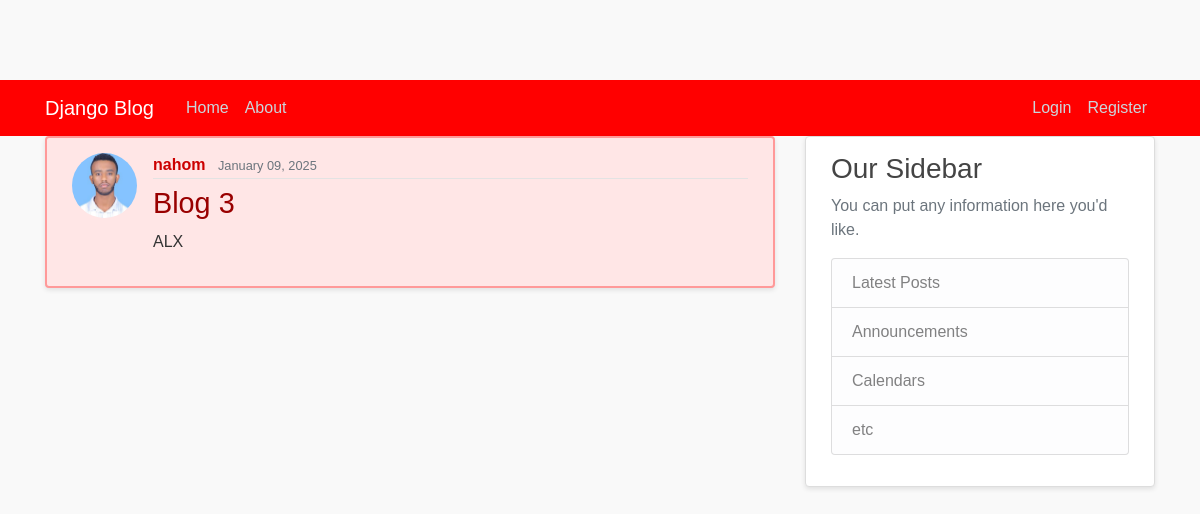
Before: / with the older database file.
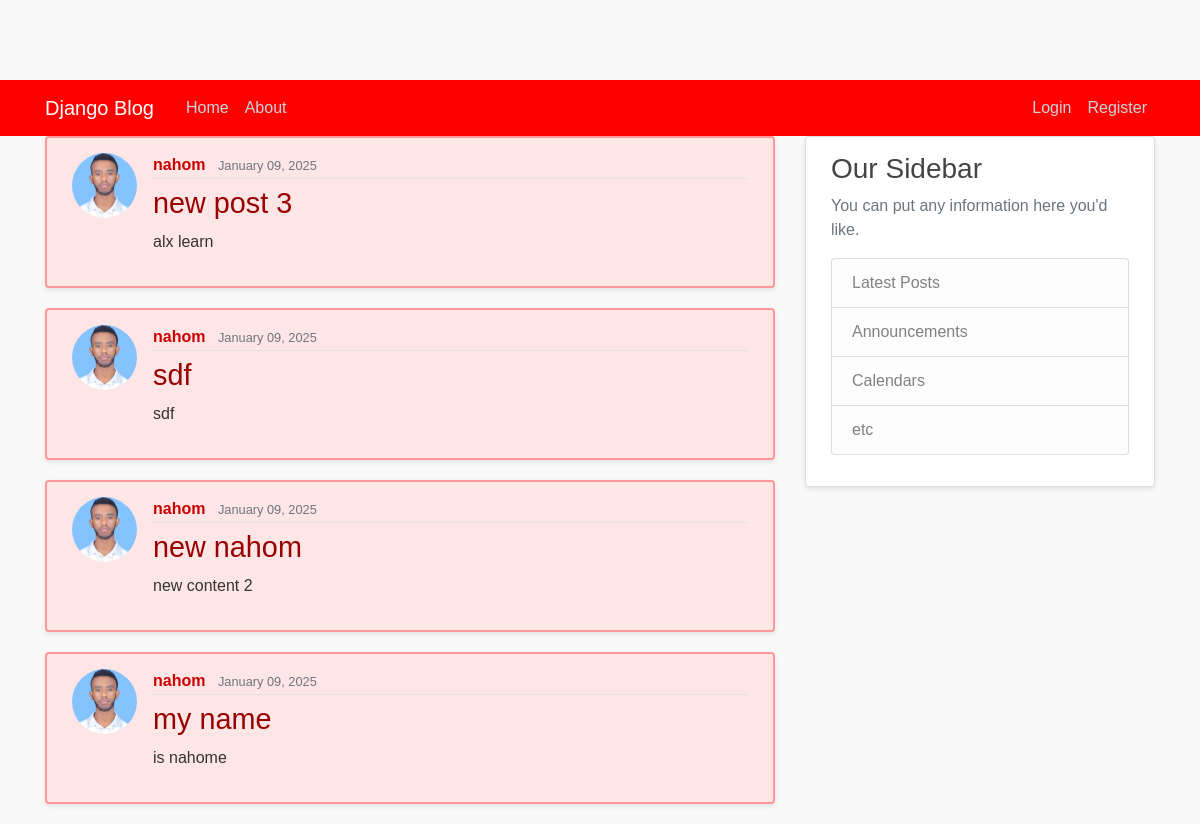
After: the same page with the newer database file.
### blog/models.py (models this page shows, shortened)
class Post(models.Model):
    title = models.CharField(max_length=100)
    content = models.TextField()
    date_posted = models.DateTimeField(default=timezone.now)
    author = models.ForeignKey(User, on_delete=models.CASCADE)

### users/models.py (models this page shows, shortened)
class Profile(models.Model):
    user = models.OneToOneField(User, on_delete=models.CASCADE)
    image = models.ImageField(default='default.jpg', upload_to='profile_pics')

### blog/views.py (the view)
# urls.py: path('', PostListView.as_view(), name='blog-home'),
class PostListView(ListView):
    model = Post
    template_name = 'blog/home.html'  # <app>/<model>_<viewtype>.html
    context_object_name = 'posts'
    ordering = ['-date_posted']
    paginate_by = 5

### blog/templates/blog/home.html (shortened to what this page needs)
{% extends "blog/base.html" %}
{% block content %}
    {% for post in posts %}
        <article class="media content-section" style="background-color: #ffe6e6; border: 2px solid #ff9999;">
          <img class="rounded-circle article-img" src="{{ post.author.profile.image.url }}">
          <div class="media-body">
            <div class="article-metadata">
              <a class="mr-2" href="{% url 'user-posts' post.author.username %}" style="color: #cc0000; font-weight: bold;">{{ post.author }}</a>
              <small class="text-muted" style="color: #660000;">{{ post.date_posted|date:"F d, Y" }}</small>
            </div>
            <h2><a class="article-title" href="{% url 'post-detail' post.id %}" style="color: #990000; font-size: 1.8rem;">{{ post.title }}</a></h2>
            <p class="article-content" style="color: #333333;">{{ post.content }}</p>
          </div>
        </article>
    {% endfor %}
{% endblock content %}

### blog/templates/blog/base.html (shortened to what this page needs)
{% load static %}
<!DOCTYPE html>
<html>
<head>
    <link rel="stylesheet" href="https://maxcdn.bootstrapcdn.com/bootstrap/4.0.0/css/bootstrap.min.css">
    <link rel="stylesheet" type="text/css" href="{% static 'blog/main.css' %}">
</head>
<body>
    <header class="site-header">
      <nav class="navbar navbar-expand-md navbar-dark" style="background-color: red;">
        <div class="container">
          <a class="navbar-brand mr-4" href="{% url 'blog-home' %}">Django Blog</a>
          <div class="collapse navbar-collapse" id="navbarToggle">
            <div class="navbar-nav mr-auto">
              <a class="nav-item nav-link" href="{% url 'blog-home' %}">Home</a>
              <a class="nav-item nav-link" href="{% url 'blog-about' %}">About</a>
            </div>
            <div class="navbar-nav">
              {% if user.is_authenticated %}
                <a class="nav-item nav-link" href="{% url 'post-create' %}">New Post</a>
                <a class="nav-item nav-link" href="{% url 'profile' %}">Profile</a>
                <a class="nav-item nav-link" href="{% url 'logout' %}">Logout</a>
              {% else %}
                <a class="nav-item nav-link" href="{% url 'login' %}">Login</a>
                <a class="nav-item nav-link" href="{% url 'register' %}">Register</a>
              {% endif %}
            </div>
          </div>
        </div>
      </nav>
    </header>
    <main role="main" class="container">
      <div class="row">
        <div class="col-md-8">
          {% block content %}{% endblock %}
        </div>
        <div class="col-md-4">
          <div class="content-section">
            <h3>Our Sidebar</h3>
            <p class='text-muted'>You can put any information here you'd like.
              <ul class="list-group">
                <li class="list-group-item list-group-item-light">Latest Posts</li>
                <li class="list-group-item list-group-item-light">Announcements</li>
                <li class="list-group-item list-group-item-light">Calendars</li>
                <li class="list-group-item list-group-item-light">etc</li>
              </ul>
            </p>
          </div>
        </div>
      </div>
    </main>
</body>
</html>

### blog/static/blog/main.css (style rules this page uses)
body { background: #f9f9f9; color: #333333; margin-top: 5rem; font-family: 'Arial', sans-serif; }
h1, h2, h3, h4, h5, h6 { color: #444444; margin-bottom: 0.5rem; }
ul { margin: 0; }
.site-header .navbar-nav .nav-link { color: #cbd5db; }
.content-section { background: #ffffff; padding: 15px 25px; border: 1px solid #dddddd; border-radius: 4px; margin-bottom: 20px; box-shadow: 0 2px 5px rgba(0, 0, 0, 0.1); }
.article-title { color: #444444; font-size: 1.5rem; }
.article-content { white-space: pre-line; line-height: 1.6; }
.article-img { height: 65px; width: 65px; margin-right: 16px; border-radius: 50%; object-fit: cover; }
.article-metadata { padding-bottom: 1px; margin-bottom: 4px; border-bottom: 1px solid #e3e3e3; }

Changed rows visible on the page:
removed Post: author.profile.image (picture), author "nahom", date_posted "January 09, 2025", title "Blog 3", content "ALX"
added Post: author.profile.image (picture), author "nahom", date_posted "January 09, 2025", title "new post 3", content "alx learn"
added Post: author.profile.image (picture), author "nahom", date_posted "January 09, 2025", title "sdf", content "sdf"
added Post: author.profile.image (picture), author "nahom", date_posted "January 09, 2025", title "new nahom", content "new content 2"
added Post: author.profile.image (picture), author "nahom", date_posted "January 09, 2025", title "my name", content "is nahome"
